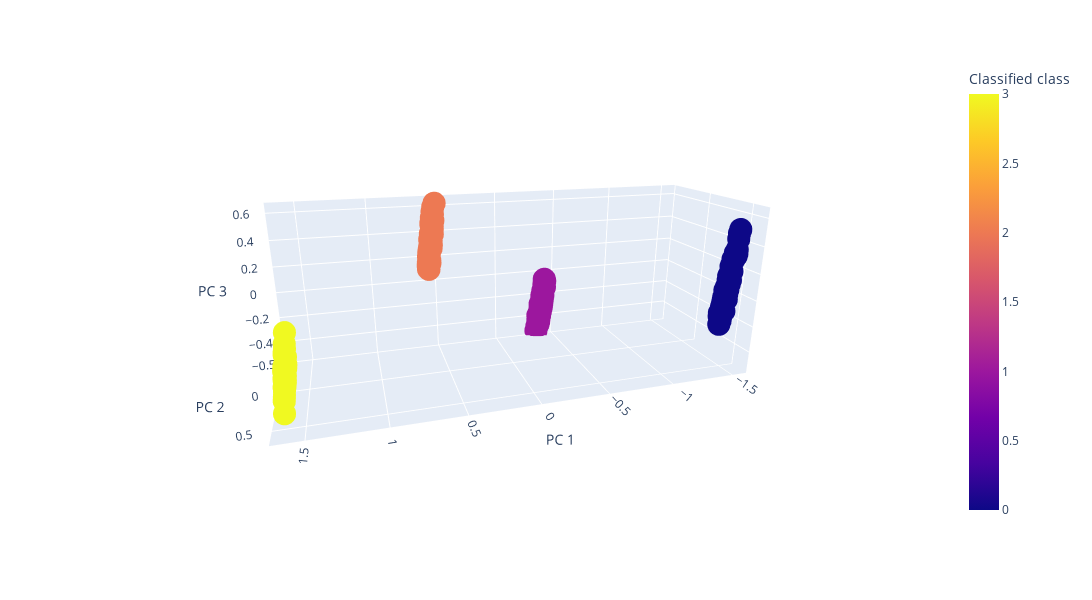

The notebook cell saved with this chart:
### Code cell
pca = PCA(3)
pca_components=pca.fit(data_scaler)
scores_pca = pca.transform(data_scaler)
pca_data = pd.DataFrame(scores_pca, columns=['PC 1','PC 2','PC 3']) 
pca_data['class'] = data_scaler['class']

fig = px.scatter_3d(pca_data,x = 'PC 1', y = 'PC 2', z = 'PC 3' ,color='class',width=1200,height = 600, labels={"class":"Classified class"})
fig.show()

### Figure 1 — Plotly figure (JSON) as saved in the notebook; plotly's stock layout.template omitted (floating-point values rounded to 4 significant figures; data arrays with more than 128 entries replaced by an {"elided": "..."} marker saying what was removed)
{"data": [{"hovertemplate": "PC 1=%{x}<br>PC 2=%{y}<br>PC 3=%{z}<br>Classified class=%{marker.color}<extra></extra>", "legendgroup": "", "marker": {"color": {"elided": "200 int values"}, "coloraxis": "coloraxis", "symbol": "circle"}, "mode": "markers", "name": "", "scene": "scene", "showlegend": false, "type": "scatter3d", "x": {"elided": "200 float values"}, "y": {"elided": "200 float values"}, "z": {"elided": "200 float values"}}], "layout": {"coloraxis": {"colorbar": {"title": {"text": "Classified class"}}, "colorscale": [[0, "#0d0887"], [0.1111, "#46039f"], [0.2222, "#7201a8"], [0.3333, "#9c179e"], [0.4444, "#bd3786"], [0.5556, "#d8576b"], [0.6667, "#ed7953"], [0.7778, "#fb9f3a"], [0.8889, "#fdca26"], [1, "#f0f921"]]}, "height": 600, "legend": {"tracegroupgap": 0}, "margin": {"t": 60}, "scene": {"aspectmode": "auto", "aspectratio": {"x": 1.956, "y": 0.6981, "z": 0.7325}, "camera": {"center": {"x": 0, "y": 0, "z": 0}, "eye": {"x": 0.6464, "y": 2.173, "z": 0.7502}, "projection": {"type": "perspective"}, "up": {"x": 0, "y": 0, "z": 1}}, "domain": {"x": [0, 1], "y": [0, 1]}, "xaxis": {"title": {"text": "PC 1"}, "type": "linear"}, "yaxis": {"title": {"text": "PC 2"}, "type": "linear"}, "zaxis": {"title": {"text": "PC 3"}, "type": "linear"}}, "width": 1200}}
